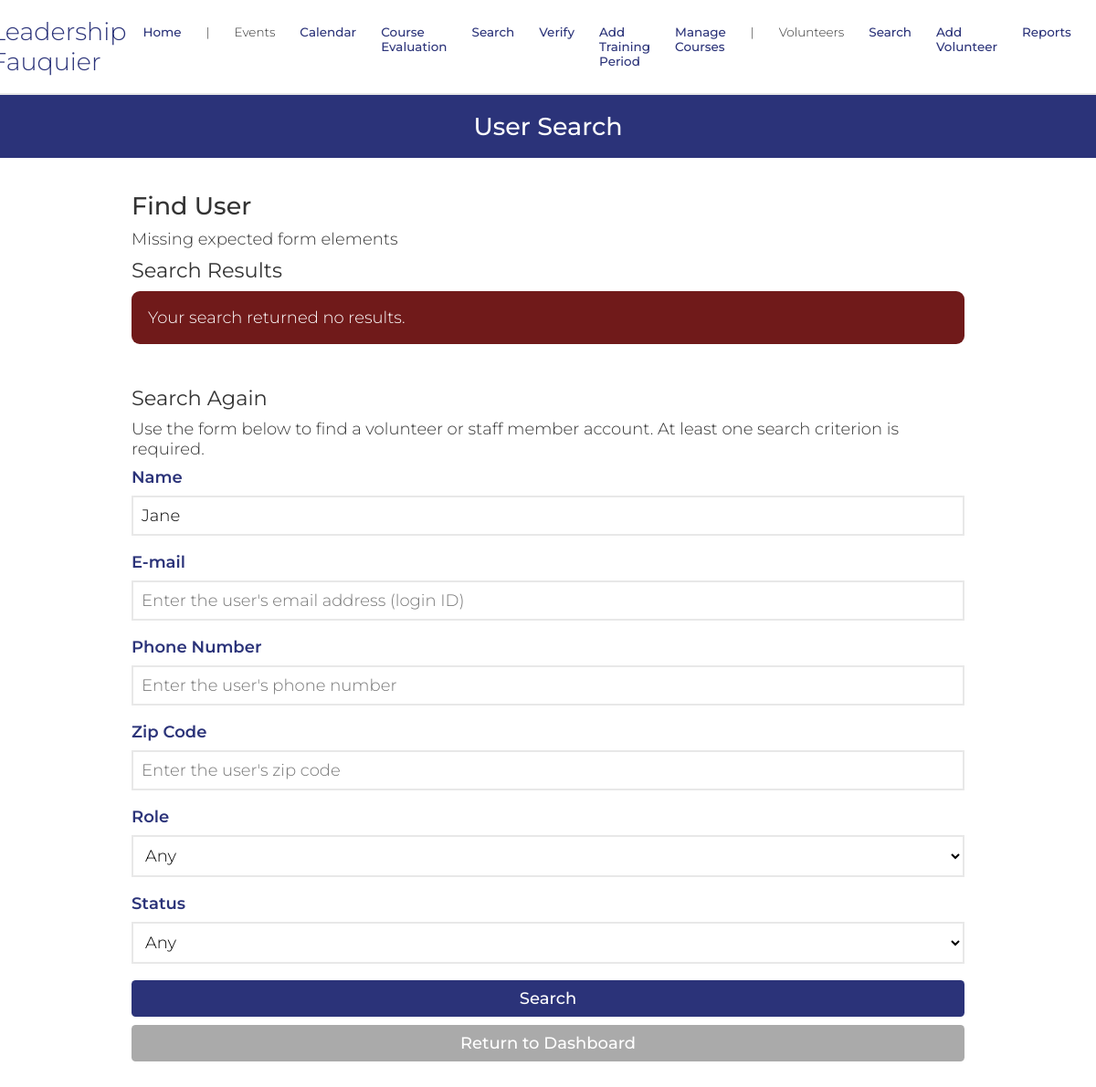
/personSearch.php?name=Jane (signed in), run on an earlier commit of the app's database.
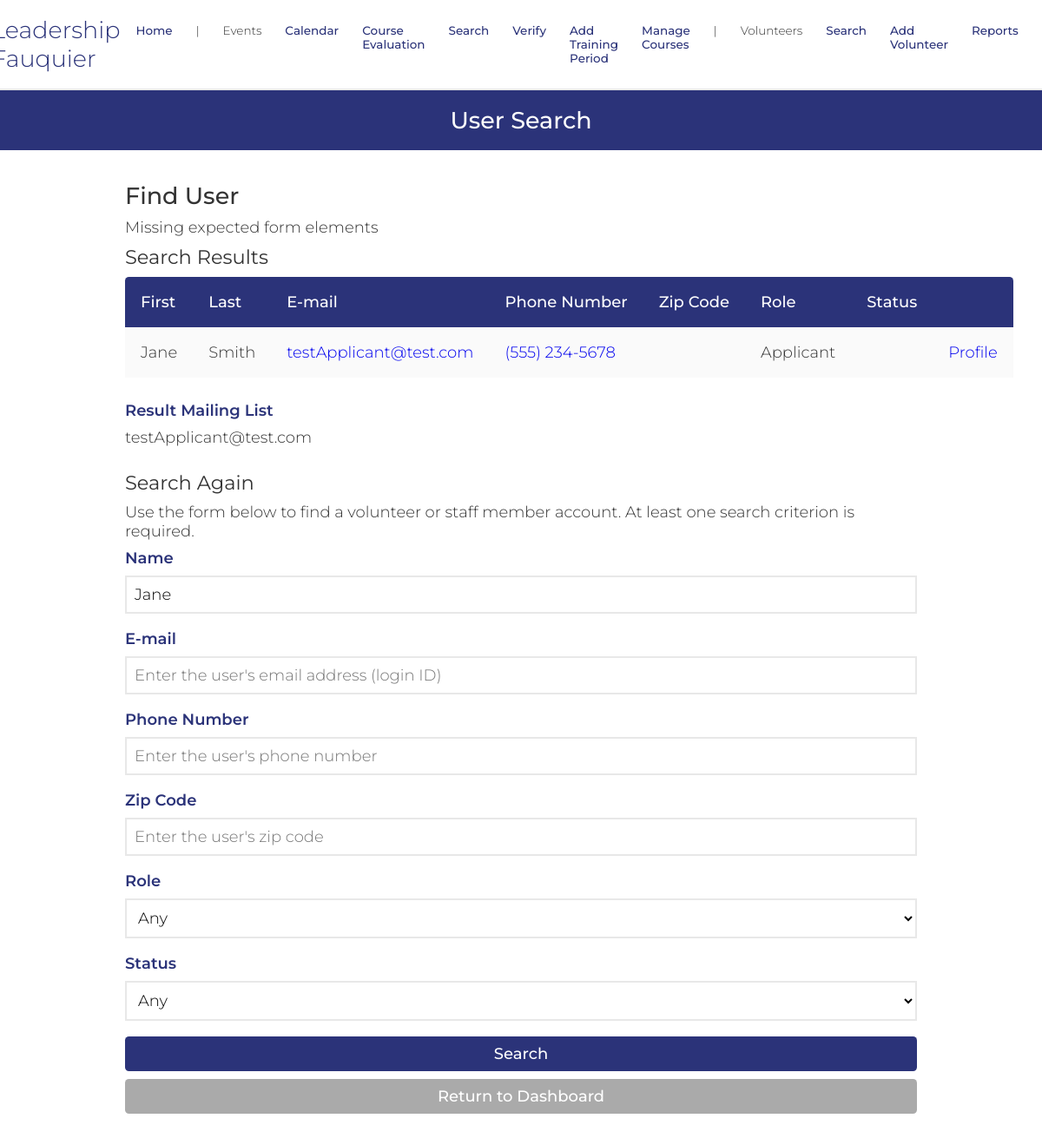
And on a later commit of the database.
### tables this page shows
CREATE TABLE `dbPersons` (
  `id` varchar(256) NOT NULL,
  `start_date` text DEFAULT NULL,
  `venue` text DEFAULT NULL,
  `first_name` text NOT NULL,
  `last_name` text DEFAULT NULL,
  `address` text DEFAULT NULL,
  `city` text DEFAULT NULL,
  `state` varchar(2) DEFAULT NULL,
  `zip` text DEFAULT NULL,
  `phone1` varchar(12) NOT NULL,
  `phone1type` text DEFAULT NULL,
  `phone2` varchar(12) DEFAULT NULL,
  `phone2type` text DEFAULT NULL,
  `birthday` text DEFAULT NULL,
  `email` text DEFAULT NULL,
  `shirt_size` varchar(3) DEFAULT NULL,
  `computer` varchar(3) DEFAULT NULL,
  `camera` varchar(3) NOT NULL,
  `transportation` varchar(3) NOT NULL,
  `contact_name` text NOT NULL,
  `contact_num` varchar(12) NOT NULL,
  `relation` text NOT NULL,
  `contact_time` text NOT NULL,
  `cMethod` text DEFAULT NULL,
  `position` text DEFAULT NULL,  
  `credithours` text DEFAULT NULL,
  `howdidyouhear` text DEFAULT NULL,
  `commitment` text DEFAULT NULL,
  `motivation` text DEFAULT NULL,
  `specialties` text DEFAULT NULL,
  `convictions` text DEFAULT NULL,
  `type` text DEFAULT NULL,
  `status` text DEFAULT NULL,
  `completedTraining` varchar(100) NOT NULL DEFAULT 'False',
  `availability` text DEFAULT NULL,
  `schedule` text DEFAULT NULL,
  `hours` text DEFAULT NULL,
  `notes` text DEFAULT NULL,
  `password` text DEFAULT NULL,
  `sundays_start` char(5) DEFAULT NULL,
  `sundays_end` char(5) DEFAULT NULL,
  `mondays_start` char(5) DEFAULT NULL,
  `mondays_end` char(5) DEFAULT NULL,
  `tuesdays_start` char(5) DEFAULT NULL,
  `tuesdays_end` char(5) DEFAULT NULL,
  `wednesdays_start` char(5) DEFAULT NULL,
  `wednesdays_end` char(5) DEFAULT NULL,
  `thursdays_start` char(5) DEFAULT NULL,
  `thursdays_end` char(5) DEFAULT NULL,
  `fridays_start` char(5) DEFAULT NULL,
  `fridays_end` char(5) DEFAULT NULL,
  `saturdays_start` char(5) DEFAULT NULL,
  `saturdays_end` char(5) DEFAULT NULL,
  `profile_pic` text NOT NULL,
  `force_password_change` tinyint(1) NOT NULL,
  `gender` varchar(6) NOT NULL
);

### include/input-validation.php (called while the page is built, shortened)
<?php
    function _sanitize($connection, $input) {
        $input = trim($input);
        $input = mysqli_real_escape_string($connection, $input);
        $input = htmlspecialchars($input);
        return $input;
    }
    function sanitize($input, $ignoreList=null) {
        $sanitized = [];
        $connection = connect();
        if ($ignoreList) {
            foreach ($input as $key => $value) {
                if (in_array($key, $ignoreList)) {
                    $sanitized[$key] = $value;
                } else {
                    $sanitized[$key] = _sanitize($connection, $value);
                }
            }
        } else {
            foreach ($input as $key => $value) {
                $sanitized[$key] = _sanitize($connection, $value);
            }
        }
        return $sanitized;
    }
    function wereRequiredFieldsSubmitted($args, $fieldsRequired, $blankOkay=true) {
        foreach ($fieldsRequired as $field) {
            if (!isset($args[$field]) || (!$args[$field] && !$blankOkay)) {
                return false;
            }
        }
        return true;
    }
    function valueConstrainedTo($value, $values) {
        return in_array($value, $values);
    }
?>

### database/dbPersons.php (called while the page is built, shortened)
<?php
include_once(dirname(__FILE__).'/../domain/Person.php');
function make_a_person($result_row) {
    return $thePerson;
}
function find_users($name, $id, $phone, $zip, $type, $status) {
    $where = 'where ';
    if ($name) {
        if (strpos($name, ' ')) {
            $name = explode(' ', $name, 2);
            $first = $name[0];
            $last = $name[1];
            $where .= "first_name like '%$first%' and last_name like '%$last%'";
        } else {
            $where .= "(first_name like '%$name%' or last_name like '%$name%')";
        }
    }
    $query = "select * from dbPersons $where order by last_name, first_name";
    $connection = connect();
    $result = mysqli_query($connection, $query);
    $raw = mysqli_fetch_all($result, MYSQLI_ASSOC);
    $persons = [];
    foreach ($raw as $row) {
        $persons []= make_a_person($row);
    }
    return $persons;
}

### domain/Person.php (called while the page is built, shortened)
<?php
$accessLevelsByRole = [
	'volunteer' => 1,
	'trainer' => 2,
	'admin' => 3,
	'applicant' => 1,
    'cm' => 3,
    'cohort' => 1
];
class Person {
	private $id;
	private $first_name;
	private $last_name;
	private $phone1;
	private $email;
	private $type;
	function __construct($f, $l, $v, $a, $c, $s, $z, $pp, $p1, $p1t, $p2, $p2t, $e, $ts,
                     $comp, $cam, $tran, $cn, $cpn, $rel, $ct, $t, $st, $cntm, $pos,
                     $credithours, $comm, $mot, $spe, $convictions, $av, $sch, $hrs,
                     $bd, $sd, $hdyh, $notes, $pass, $suns, $sune, $mons, $mone, $tues,
                     $tuee, $weds, $wede, $thus, $thue, $fris, $frie, $sats, $sate,
                     $mcp, $gender)  {
		$this->id = $e;
		$this->first_name = $f;
		$this->last_name = $l;
		$this->phone1 = $p1;
		$this->email = $e;
		 global $accessLevelsByRole;
    if (trim($t) !== "") {
        $roleArray = explode(',', $t);
        $this->type = [];
        $maxAccess = 0;
        foreach ($roleArray as $role) {
            $role = strtolower(trim($role));
            $this->type[] = $role;
            if (isset($accessLevelsByRole[$role])) {
                $maxAccess = max($maxAccess, $accessLevelsByRole[$role]);
            }
        }
    } else {
        $this->type = [];
    }
	}
	function get_id() {
		return $this->id;
	}
	function get_first_name() {
		return $this->first_name;
	}
	function get_last_name() {
		return $this->last_name;
	}
	function get_phone1() {
		return $this->phone1;
	}
	function get_email() {
		return $this->email;
	}
	function get_type() {
		return $this->type;
	}
}

### include/output.php (called while the page is built, shortened)
<?php
    function hsc($input) {
        return htmlspecialchars($input);
    }
    function formatPhoneNumber($number) {
        $str = '(' . substr($number, 0, 3) . ') ' . substr($number, 3, 3) . '-' . substr($number, 6, 4);
        return hsc($str);
    }

### personSearch.php (the view, shortened to what the changed rows need)
<!DOCTYPE html>
<html>
    <head>
        <?php require_once('universal.inc') ?>
    </head>
    <body>
        <?php require_once('header.php') ?>
        <h1>User Search</h1>
        <form id="person-search" class="general" method="get">
            <h2>Find User</h2>
            <?php
                if (isset($_GET['name'])) {
                    require_once('include/input-validation.php');
                    require_once('database/dbPersons.php');
                    $args = sanitize($_GET);
                    $required = ['name', 'id', 'phone', 'zip', 'role', 'status'];
                    if (!wereRequiredFieldsSubmitted($args, $required, true)) {
                        echo 'Missing expected form elements';
                    }
                    $name = $args['name'];
                    $id = $args['id'];
                    $phone = preg_replace("/[^0-9]/", "", $args['phone']);
					$zip = $args['zip'];
                    $role = $args['role'];
                    $status = $args['status'];
                    if (!($name || $id || $phone || $zip || $role || $status)) {
                        echo '<div class="error-toast">At least one search criterion is required.</div>';
                    } else if (!valueConstrainedTo($role, ['admin', 'superadmin', 'volunteer', ''])) {
                        echo '<div class="error-toast">The system did not understand your request.</div>';
                    } else if (!valueConstrainedTo($status, ['Active', 'Inactive', ''])) {
                        echo '<div class="error-toast">The system did not understand your request.</div>';
                    } else {
                        echo "<h3>Search Results</h3>";
                        $persons = find_users($name, $id, $phone, $zip, $role, $status);
                        require_once('include/output.php');
                        if (count($persons) > 0) {
                            echo '
                            <div class="table-wrapper">
                                <table class="general">
                                    <thead>
                                        <tr>
                                            <th>First</th>
                                            <th>Last</th>
                                            <th>E-mail</th>
                                            <th>Phone Number</th>
											<th>Zip Code</th>
                                            <th>Role</th>
                                            <th>Status</th>
                                            <th></th>
                                        </tr>
                                    </thead>
                                    <tbody class="standout">';
                            $mailingList = '';
                            foreach ($persons as $person) {
                                $mailingList .= $person->get_email();
                                echo '
                                        <tr>
                                            <td>' . $person->get_first_name() . '</td>
                                            <td>' . $person->get_last_name() . '</td>
                                            <td><a href="mailto:' . $person->get_id() . '">' . $person->get_id() . '</a></td>
                                            <td><a href="tel:' . $person->get_phone1() . '">' . formatPhoneNumber($person->get_phone1()) .  '</td>
											<td>' . $person->get_zip() . '</td>
                                            <td>' . ucfirst($person->get_type()[0]) . '</td>
                                            <td>' . ucfirst($person->get_status()) . '</td>
                                            <td><a href="viewProfile.php?id=' . $person->get_id() . '">Profile</a></td>
                                        </a></tr>';
                            }
                            echo '
                                    </tbody>
                                </table>
                            </div>';
                            echo '
                            <label>Result Mailing List</label>
                            <p>' . $mailingList . '</p>
                            ';
                        } else {
                            echo '<div class="error-toast">Your search returned no results.</div>';
                        }
                    }
                    echo '<h3>Search Again</h3>';
                }
            ?>
            <p>Use the form below to find a volunteer or staff member account. At least one search criterion is required.</p>
            <label for="name">Name</label>
            <input type="text" id="name" name="name" value="<?php if (isset($name)) echo htmlspecialchars($_GET['name']) ?>" placeholder="Enter the user's first and/or last name">
            <label for="id">E-mail</label>
            <input type="text" id="id" name="id" value="<?php if (isset($id)) echo htmlspecialchars($_GET['id']) ?>" placeholder="Enter the user's email address (login ID)">
            <label for="phone">Phone Number</label>
            <input type="tel" id="phone" name="phone" value="<?php if (isset($phone)) echo htmlspecialchars($_GET['phone']) ?>" placeholder="Enter the user's phone number">
            <label for="zip">Zip Code</label>
			<input type="text" id="zip" name="zip" value="<?php if (isset($zip)) echo htmlspecialchars($_GET['zip']) ?>" placeholder="Enter the user's zip code">
			<label for="role">Role</label>
            <select id="role" name="role">
                <option value="">Any</option>
            </select>
            <label for="status">Status</label>
            <select id="status" name="status">
                <option value="">Any</option>
            </select>
            <input type="submit" value="Search">
            <a class="button cancel" href="index.php">Return to Dashboard</a>
        </form>
    </body>
</html>

What changed in the data, as far as the page shows it:
added dbpersons: first_name "Jane", last_name "Smith", id "testApplicant@test.com", phone1 "(555) 234-5678", type "Applicant"
Also different on the page:
$mailingList: (not shown) → "testApplicant@test.com"
text no longer shown: "Your search returned no results."
text now shown: "First Last E-mail Phone Number Zip Code Role Status Result Mailing List"
